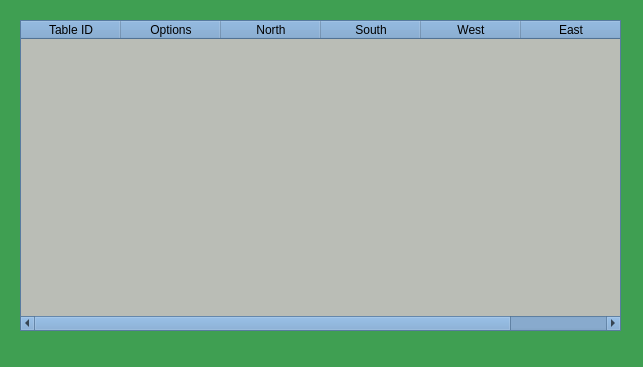
<?xml version="1.0" encoding="UTF-8"?>
<ui version="4.0">
 <class>CTable</class>
 <widget class="QWidget" name="CTable">
  <property name="geometry">
   <rect>
    <x>0</x>
    <y>0</y>
    <width>643</width>
    <height>367</height>
   </rect>
  </property>
  <property name="palette">
   <palette>
    <active>
     <colorrole role="WindowText">
      <brush brushstyle="SolidPattern">
       <color alpha="255">
        <red>0</red>
        <green>0</green>
        <blue>0</blue>
       </color>
      </brush>
     </colorrole>
     <colorrole role="Button">
      <brush brushstyle="SolidPattern">
       <color alpha="255">
        <red>63</red>
        <green>159</green>
        <blue>82</blue>
       </color>
      </brush>
     </colorrole>
     <colorrole role="Light">
      <brush brushstyle="SolidPattern">
       <color alpha="255">
        <red>94</red>
        <green>239</green>
        <blue>123</blue>
       </color>
      </brush>
     </colorrole>
     <colorrole role="Midlight">
      <brush brushstyle="SolidPattern">
       <color alpha="255">
        <red>78</red>
        <green>199</green>
        <blue>102</blue>
       </color>
      </brush>
     </colorrole>
     <colorrole role="Dark">
      <brush brushstyle="SolidPattern">
       <color alpha="255">
        <red>31</red>
        <green>79</green>
        <blue>41</blue>
       </color>
      </brush>
     </colorrole>
     <colorrole role="Mid">
      <brush brushstyle="SolidPattern">
       <color alpha="255">
        <red>42</red>
        <green>106</green>
        <blue>54</blue>
       </color>
      </brush>
     </colorrole>
     <colorrole role="Text">
      <brush brushstyle="SolidPattern">
       <color alpha="255">
        <red>0</red>
        <green>0</green>
        <blue>0</blue>
       </color>
      </brush>
     </colorrole>
     <colorrole role="BrightText">
      <brush brushstyle="SolidPattern">
       <color alpha="255">
        <red>255</red>
        <green>255</green>
        <blue>255</blue>
       </color>
      </brush>
     </colorrole>
     <colorrole role="ButtonText">
      <brush brushstyle="SolidPattern">
       <color alpha="255">
        <red>0</red>
        <green>0</green>
        <blue>0</blue>
       </color>
      </brush>
     </colorrole>
     <colorrole role="Base">
      <brush brushstyle="SolidPattern">
       <color alpha="255">
        <red>255</red>
        <green>255</green>
        <blue>255</blue>
       </color>
      </brush>
     </colorrole>
     <colorrole role="Window">
      <brush brushstyle="SolidPattern">
       <color alpha="255">
        <red>63</red>
        <green>159</green>
        <blue>82</blue>
       </color>
      </brush>
     </colorrole>
     <colorrole role="Shadow">
      <brush brushstyle="SolidPattern">
       <color alpha="255">
        <red>0</red>
        <green>0</green>
        <blue>0</blue>
       </color>
      </brush>
     </colorrole>
     <colorrole role="AlternateBase">
      <brush brushstyle="SolidPattern">
       <color alpha="255">
        <red>159</red>
        <green>207</green>
        <blue>168</blue>
       </color>
      </brush>
     </colorrole>
     <colorrole role="ToolTipBase">
      <brush brushstyle="SolidPattern">
       <color alpha="255">
        <red>255</red>
        <green>255</green>
        <blue>220</blue>
       </color>
      </brush>
     </colorrole>
     <colorrole role="ToolTipText">
      <brush brushstyle="SolidPattern">
       <color alpha="255">
        <red>0</red>
        <green>0</green>
        <blue>0</blue>
       </color>
      </brush>
     </colorrole>
     <colorrole role="PlaceholderText">
      <brush brushstyle="SolidPattern">
       <color alpha="128">
        <red>0</red>
        <green>0</green>
        <blue>0</blue>
       </color>
      </brush>
     </colorrole>
    </active>
    <inactive>
     <colorrole role="WindowText">
      <brush brushstyle="SolidPattern">
       <color alpha="255">
        <red>0</red>
        <green>0</green>
        <blue>0</blue>
       </color>
      </brush>
     </colorrole>
     <colorrole role="Button">
      <brush brushstyle="SolidPattern">
       <color alpha="255">
        <red>63</red>
        <green>159</green>
        <blue>82</blue>
       </color>
      </brush>
     </colorrole>
     <colorrole role="Light">
      <brush brushstyle="SolidPattern">
       <color alpha="255">
        <red>94</red>
        <green>239</green>
        <blue>123</blue>
       </color>
      </brush>
     </colorrole>
     <colorrole role="Midlight">
      <brush brushstyle="SolidPattern">
       <color alpha="255">
        <red>78</red>
        <green>199</green>
        <blue>102</blue>
       </color>
      </brush>
     </colorrole>
     <colorrole role="Dark">
      <brush brushstyle="SolidPattern">
       <color alpha="255">
        <red>31</red>
        <green>79</green>
        <blue>41</blue>
       </color>
      </brush>
     </colorrole>
     <colorrole role="Mid">
      <brush brushstyle="SolidPattern">
       <color alpha="255">
        <red>42</red>
        <green>106</green>
        <blue>54</blue>
       </color>
      </brush>
     </colorrole>
     <colorrole role="Text">
      <brush brushstyle="SolidPattern">
       <color alpha="255">
        <red>0</red>
        <green>0</green>
        <blue>0</blue>
       </color>
      </brush>
     </colorrole>
     <colorrole role="BrightText">
      <brush brushstyle="SolidPattern">
       <color alpha="255">
        <red>255</red>
        <green>255</green>
        <blue>255</blue>
       </color>
      </brush>
     </colorrole>
     <colorrole role="ButtonText">
      <brush brushstyle="SolidPattern">
       <color alpha="255">
        <red>0</red>
        <green>0</green>
        <blue>0</blue>
       </color>
      </brush>
     </colorrole>
     <colorrole role="Base">
      <brush brushstyle="SolidPattern">
       <color alpha="255">
        <red>255</red>
        <green>255</green>
        <blue>255</blue>
       </color>
      </brush>
     </colorrole>
     <colorrole role="Window">
      <brush brushstyle="SolidPattern">
       <color alpha="255">
        <red>63</red>
        <green>159</green>
        <blue>82</blue>
       </color>
      </brush>
     </colorrole>
     <colorrole role="Shadow">
      <brush brushstyle="SolidPattern">
       <color alpha="255">
        <red>0</red>
        <green>0</green>
        <blue>0</blue>
       </color>
      </brush>
     </colorrole>
     <colorrole role="AlternateBase">
      <brush brushstyle="SolidPattern">
       <color alpha="255">
        <red>159</red>
        <green>207</green>
        <blue>168</blue>
       </color>
      </brush>
     </colorrole>
     <colorrole role="ToolTipBase">
      <brush brushstyle="SolidPattern">
       <color alpha="255">
        <red>255</red>
        <green>255</green>
        <blue>220</blue>
       </color>
      </brush>
     </colorrole>
     <colorrole role="ToolTipText">
      <brush brushstyle="SolidPattern">
       <color alpha="255">
        <red>0</red>
        <green>0</green>
        <blue>0</blue>
       </color>
      </brush>
     </colorrole>
     <colorrole role="PlaceholderText">
      <brush brushstyle="SolidPattern">
       <color alpha="128">
        <red>0</red>
        <green>0</green>
        <blue>0</blue>
       </color>
      </brush>
     </colorrole>
    </inactive>
    <disabled>
     <colorrole role="WindowText">
      <brush brushstyle="SolidPattern">
       <color alpha="255">
        <red>31</red>
        <green>79</green>
        <blue>41</blue>
       </color>
      </brush>
     </colorrole>
     <colorrole role="Button">
      <brush brushstyle="SolidPattern">
       <color alpha="255">
        <red>63</red>
        <green>159</green>
        <blue>82</blue>
       </color>
      </brush>
     </colorrole>
     <colorrole role="Light">
      <brush brushstyle="SolidPattern">
       <color alpha="255">
        <red>94</red>
        <green>239</green>
        <blue>123</blue>
       </color>
      </brush>
     </colorrole>
     <colorrole role="Midlight">
      <brush brushstyle="SolidPattern">
       <color alpha="255">
        <red>78</red>
        <green>199</green>
        <blue>102</blue>
       </color>
      </brush>
     </colorrole>
     <colorrole role="Dark">
      <brush brushstyle="SolidPattern">
       <color alpha="255">
        <red>31</red>
        <green>79</green>
        <blue>41</blue>
       </color>
      </brush>
     </colorrole>
     <colorrole role="Mid">
      <brush brushstyle="SolidPattern">
       <color alpha="255">
        <red>42</red>
        <green>106</green>
        <blue>54</blue>
       </color>
      </brush>
     </colorrole>
     <colorrole role="Text">
      <brush brushstyle="SolidPattern">
       <color alpha="255">
        <red>31</red>
        <green>79</green>
        <blue>41</blue>
       </color>
      </brush>
     </colorrole>
     <colorrole role="BrightText">
      <brush brushstyle="SolidPattern">
       <color alpha="255">
        <red>255</red>
        <green>255</green>
        <blue>255</blue>
       </color>
      </brush>
     </colorrole>
     <colorrole role="ButtonText">
      <brush brushstyle="SolidPattern">
       <color alpha="255">
        <red>31</red>
        <green>79</green>
        <blue>41</blue>
       </color>
      </brush>
     </colorrole>
     <colorrole role="Base">
      <brush brushstyle="SolidPattern">
       <color alpha="255">
        <red>63</red>
        <green>159</green>
        <blue>82</blue>
       </color>
      </brush>
     </colorrole>
     <colorrole role="Window">
      <brush brushstyle="SolidPattern">
       <color alpha="255">
        <red>63</red>
        <green>159</green>
        <blue>82</blue>
       </color>
      </brush>
     </colorrole>
     <colorrole role="Shadow">
      <brush brushstyle="SolidPattern">
       <color alpha="255">
        <red>0</red>
        <green>0</green>
        <blue>0</blue>
       </color>
      </brush>
     </colorrole>
     <colorrole role="AlternateBase">
      <brush brushstyle="SolidPattern">
       <color alpha="255">
        <red>63</red>
        <green>159</green>
        <blue>82</blue>
       </color>
      </brush>
     </colorrole>
     <colorrole role="ToolTipBase">
      <brush brushstyle="SolidPattern">
       <color alpha="255">
        <red>255</red>
        <green>255</green>
        <blue>220</blue>
       </color>
      </brush>
     </colorrole>
     <colorrole role="ToolTipText">
      <brush brushstyle="SolidPattern">
       <color alpha="255">
        <red>0</red>
        <green>0</green>
        <blue>0</blue>
       </color>
      </brush>
     </colorrole>
     <colorrole role="PlaceholderText">
      <brush brushstyle="SolidPattern">
       <color alpha="128">
        <red>0</red>
        <green>0</green>
        <blue>0</blue>
       </color>
      </brush>
     </colorrole>
    </disabled>
   </palette>
  </property>
  <property name="windowTitle">
   <string>Form</string>
  </property>
  <widget class="QTableWidget" name="tableWidget">
   <property name="geometry">
    <rect>
     <x>20</x>
     <y>20</y>
     <width>601</width>
     <height>311</height>
    </rect>
   </property>
   <property name="palette">
    <palette>
     <active>
      <colorrole role="WindowText">
       <brush brushstyle="SolidPattern">
        <color alpha="255">
         <red>0</red>
         <green>0</green>
         <blue>0</blue>
        </color>
       </brush>
      </colorrole>
      <colorrole role="Button">
       <brush brushstyle="SolidPattern">
        <color alpha="255">
         <red>114</red>
         <green>159</green>
         <blue>207</blue>
        </color>
       </brush>
      </colorrole>
      <colorrole role="Light">
       <brush brushstyle="SolidPattern">
        <color alpha="255">
         <red>196</red>
         <green>225</green>
         <blue>255</blue>
        </color>
       </brush>
      </colorrole>
      <colorrole role="Midlight">
       <brush brushstyle="SolidPattern">
        <color alpha="255">
         <red>155</red>
         <green>192</green>
         <blue>231</blue>
        </color>
       </brush>
      </colorrole>
      <colorrole role="Dark">
       <brush brushstyle="SolidPattern">
        <color alpha="255">
         <red>57</red>
         <green>79</green>
         <blue>103</blue>
        </color>
       </brush>
      </colorrole>
      <colorrole role="Mid">
       <brush brushstyle="SolidPattern">
        <color alpha="255">
         <red>76</red>
         <green>106</green>
         <blue>138</blue>
        </color>
       </brush>
      </colorrole>
      <colorrole role="Text">
       <brush brushstyle="SolidPattern">
        <color alpha="255">
         <red>0</red>
         <green>0</green>
         <blue>0</blue>
        </color>
       </brush>
      </colorrole>
      <colorrole role="BrightText">
       <brush brushstyle="SolidPattern">
        <color alpha="255">
         <red>255</red>
         <green>255</green>
         <blue>255</blue>
        </color>
       </brush>
      </colorrole>
      <colorrole role="ButtonText">
       <brush brushstyle="SolidPattern">
        <color alpha="255">
         <red>0</red>
         <green>0</green>
         <blue>0</blue>
        </color>
       </brush>
      </colorrole>
      <colorrole role="Base">
       <brush brushstyle="SolidPattern">
        <color alpha="255">
         <red>186</red>
         <green>189</green>
         <blue>182</blue>
        </color>
       </brush>
      </colorrole>
      <colorrole role="Window">
       <brush brushstyle="SolidPattern">
        <color alpha="255">
         <red>114</red>
         <green>159</green>
         <blue>207</blue>
        </color>
       </brush>
      </colorrole>
      <colorrole role="Shadow">
       <brush brushstyle="SolidPattern">
        <color alpha="255">
         <red>0</red>
         <green>0</green>
         <blue>0</blue>
        </color>
       </brush>
      </colorrole>
      <colorrole role="AlternateBase">
       <brush brushstyle="SolidPattern">
        <color alpha="255">
         <red>184</red>
         <green>207</green>
         <blue>231</blue>
        </color>
       </brush>
      </colorrole>
      <colorrole role="ToolTipBase">
       <brush brushstyle="SolidPattern">
        <color alpha="255">
         <red>255</red>
         <green>255</green>
         <blue>220</blue>
        </color>
       </brush>
      </colorrole>
      <colorrole role="ToolTipText">
       <brush brushstyle="SolidPattern">
        <color alpha="255">
         <red>0</red>
         <green>0</green>
         <blue>0</blue>
        </color>
       </brush>
      </colorrole>
      <colorrole role="PlaceholderText">
       <brush brushstyle="SolidPattern">
        <color alpha="128">
         <red>0</red>
         <green>0</green>
         <blue>0</blue>
        </color>
       </brush>
      </colorrole>
     </active>
     <inactive>
      <colorrole role="WindowText">
       <brush brushstyle="SolidPattern">
        <color alpha="255">
         <red>0</red>
         <green>0</green>
         <blue>0</blue>
        </color>
       </brush>
      </colorrole>
      <colorrole role="Button">
       <brush brushstyle="SolidPattern">
        <color alpha="255">
         <red>114</red>
         <green>159</green>
         <blue>207</blue>
        </color>
       </brush>
      </colorrole>
      <colorrole role="Light">
       <brush brushstyle="SolidPattern">
        <color alpha="255">
         <red>196</red>
         <green>225</green>
         <blue>255</blue>
        </color>
       </brush>
      </colorrole>
      <colorrole role="Midlight">
       <brush brushstyle="SolidPattern">
        <color alpha="255">
         <red>155</red>
         <green>192</green>
         <blue>231</blue>
        </color>
       </brush>
      </colorrole>
      <colorrole role="Dark">
       <brush brushstyle="SolidPattern">
        <color alpha="255">
         <red>57</red>
         <green>79</green>
         <blue>103</blue>
        </color>
       </brush>
      </colorrole>
      <colorrole role="Mid">
       <brush brushstyle="SolidPattern">
        <color alpha="255">
         <red>76</red>
         <green>106</green>
         <blue>138</blue>
        </color>
       </brush>
      </colorrole>
      <colorrole role="Text">
       <brush brushstyle="SolidPattern">
        <color alpha="255">
         <red>0</red>
         <green>0</green>
         <blue>0</blue>
        </color>
       </brush>
      </colorrole>
      <colorrole role="BrightText">
       <brush brushstyle="SolidPattern">
        <color alpha="255">
         <red>255</red>
         <green>255</green>
         <blue>255</blue>
        </color>
       </brush>
      </colorrole>
      <colorrole role="ButtonText">
       <brush brushstyle="SolidPattern">
        <color alpha="255">
         <red>0</red>
         <green>0</green>
         <blue>0</blue>
        </color>
       </brush>
      </colorrole>
      <colorrole role="Base">
       <brush brushstyle="SolidPattern">
        <color alpha="255">
         <red>186</red>
         <green>189</green>
         <blue>182</blue>
        </color>
       </brush>
      </colorrole>
      <colorrole role="Window">
       <brush brushstyle="SolidPattern">
        <color alpha="255">
         <red>114</red>
         <green>159</green>
         <blue>207</blue>
        </color>
       </brush>
      </colorrole>
      <colorrole role="Shadow">
       <brush brushstyle="SolidPattern">
        <color alpha="255">
         <red>0</red>
         <green>0</green>
         <blue>0</blue>
        </color>
       </brush>
      </colorrole>
      <colorrole role="AlternateBase">
       <brush brushstyle="SolidPattern">
        <color alpha="255">
         <red>184</red>
         <green>207</green>
         <blue>231</blue>
        </color>
       </brush>
      </colorrole>
      <colorrole role="ToolTipBase">
       <brush brushstyle="SolidPattern">
        <color alpha="255">
         <red>255</red>
         <green>255</green>
         <blue>220</blue>
        </color>
       </brush>
      </colorrole>
      <colorrole role="ToolTipText">
       <brush brushstyle="SolidPattern">
        <color alpha="255">
         <red>0</red>
         <green>0</green>
         <blue>0</blue>
        </color>
       </brush>
      </colorrole>
      <colorrole role="PlaceholderText">
       <brush brushstyle="SolidPattern">
        <color alpha="128">
         <red>0</red>
         <green>0</green>
         <blue>0</blue>
        </color>
       </brush>
      </colorrole>
     </inactive>
     <disabled>
      <colorrole role="WindowText">
       <brush brushstyle="SolidPattern">
        <color alpha="255">
         <red>57</red>
         <green>79</green>
         <blue>103</blue>
        </color>
       </brush>
      </colorrole>
      <colorrole role="Button">
       <brush brushstyle="SolidPattern">
        <color alpha="255">
         <red>114</red>
         <green>159</green>
         <blue>207</blue>
        </color>
       </brush>
      </colorrole>
      <colorrole role="Light">
       <brush brushstyle="SolidPattern">
        <color alpha="255">
         <red>196</red>
         <green>225</green>
         <blue>255</blue>
        </color>
       </brush>
      </colorrole>
      <colorrole role="Midlight">
       <brush brushstyle="SolidPattern">
        <color alpha="255">
         <red>155</red>
         <green>192</green>
         <blue>231</blue>
        </color>
       </brush>
      </colorrole>
      <colorrole role="Dark">
       <brush brushstyle="SolidPattern">
        <color alpha="255">
         <red>57</red>
         <green>79</green>
         <blue>103</blue>
        </color>
       </brush>
      </colorrole>
      <colorrole role="Mid">
       <brush brushstyle="SolidPattern">
        <color alpha="255">
         <red>76</red>
         <green>106</green>
         <blue>138</blue>
        </color>
       </brush>
      </colorrole>
      <colorrole role="Text">
       <brush brushstyle="SolidPattern">
        <color alpha="255">
         <red>57</red>
         <green>79</green>
         <blue>103</blue>
        </color>
       </brush>
      </colorrole>
      <colorrole role="BrightText">
       <brush brushstyle="SolidPattern">
        <color alpha="255">
         <red>255</red>
         <green>255</green>
         <blue>255</blue>
        </color>
       </brush>
      </colorrole>
      <colorrole role="ButtonText">
       <brush brushstyle="SolidPattern">
        <color alpha="255">
         <red>57</red>
         <green>79</green>
         <blue>103</blue>
        </color>
       </brush>
      </colorrole>
      <colorrole role="Base">
       <brush brushstyle="SolidPattern">
        <color alpha="255">
         <red>114</red>
         <green>159</green>
         <blue>207</blue>
        </color>
       </brush>
      </colorrole>
      <colorrole role="Window">
       <brush brushstyle="SolidPattern">
        <color alpha="255">
         <red>114</red>
         <green>159</green>
         <blue>207</blue>
        </color>
       </brush>
      </colorrole>
      <colorrole role="Shadow">
       <brush brushstyle="SolidPattern">
        <color alpha="255">
         <red>0</red>
         <green>0</green>
         <blue>0</blue>
        </color>
       </brush>
      </colorrole>
      <colorrole role="AlternateBase">
       <brush brushstyle="SolidPattern">
        <color alpha="255">
         <red>114</red>
         <green>159</green>
         <blue>207</blue>
        </color>
       </brush>
      </colorrole>
      <colorrole role="ToolTipBase">
       <brush brushstyle="SolidPattern">
        <color alpha="255">
         <red>255</red>
         <green>255</green>
         <blue>220</blue>
        </color>
       </brush>
      </colorrole>
      <colorrole role="ToolTipText">
       <brush brushstyle="SolidPattern">
        <color alpha="255">
         <red>0</red>
         <green>0</green>
         <blue>0</blue>
        </color>
       </brush>
      </colorrole>
      <colorrole role="PlaceholderText">
       <brush brushstyle="SolidPattern">
        <color alpha="128">
         <red>0</red>
         <green>0</green>
         <blue>0</blue>
        </color>
       </brush>
      </colorrole>
     </disabled>
    </palette>
   </property>
   <column>
    <property name="text">
     <string>Table ID</string>
    </property>
   </column>
   <column>
    <property name="text">
     <string>Options</string>
    </property>
   </column>
   <column>
    <property name="text">
     <string>North</string>
    </property>
   </column>
   <column>
    <property name="text">
     <string>South</string>
    </property>
   </column>
   <column>
    <property name="text">
     <string>West</string>
    </property>
   </column>
   <column>
    <property name="text">
     <string>East</string>
    </property>
   </column>
  </widget>
 </widget>
 <resources/>
 <connections/>
</ui>
